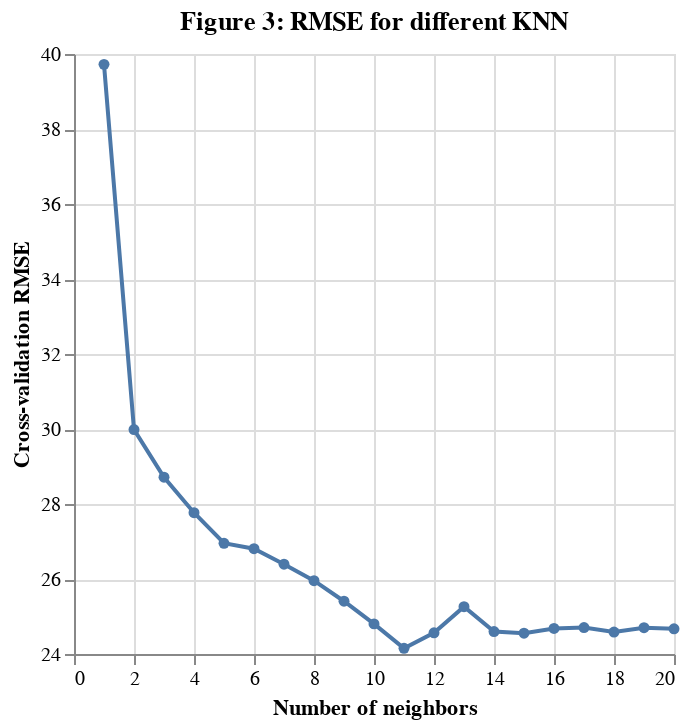

The cell this chart's notebook holds for it:
### Markdown cell above
&nbsp;&nbsp;&nbsp;&nbsp; The calculated RMSPE is 38.94 (to 2 decimal places). This means contextually that our model will on average, incorrectly predict new players' 'played_hours' by 38.94 hours.

&nbsp;&nbsp;&nbsp;&nbsp; Now, we will look at how the RMSE varies with different numbers of neighbors. We create a visualisation of each number of neighbors and its corresponding RMSE value. The code is similar to our previous visualisations in setting the x and y axes and titles, but here, we create a line chart and do not need a legend or colour.

### Code cell
analysis_vis = alt.Chart(results).mark_line(point=True).encode(
    x=alt.X("n_neighbors").title("Number of neighbors"),
    y=alt.Y("mean_test_score")
        .scale(zero=False)
        .title("Cross-validation RMSE")
).properties(
    title="Figure 3: RMSE for different KNN"
)

analysis_vis

### Figure 1 — Vega-Lite specification as saved in the notebook (floating-point values rounded to 4 significant figures)
{"config": {"view": {"continuousWidth": 300, "continuousHeight": 300}}, "data": {"name": "data-ca667b76942413ecc79778f9984644e1"}, "mark": {"type": "line", "point": true}, "encoding": {"x": {"field": "n_neighbors", "title": "Number of neighbors", "type": "quantitative"}, "y": {"field": "mean_test_score", "scale": {"zero": false}, "title": "Cross-validation RMSE", "type": "quantitative"}}, "title": "Figure 3: RMSE for different KNN", "$schema": "https://vega.github.io/schema/vega-lite/v5.20.1.json", "datasets": {"data-ca667b76942413ecc79778f9984644e1": [{"n_neighbors": 1, "mean_test_score": 39.72, "sem_test_score": 2.053}, {"n_neighbors": 2, "mean_test_score": 29.98, "sem_test_score": 4.181}, {"n_neighbors": 3, "mean_test_score": 28.71, "sem_test_score": 4.453}, {"n_neighbors": 4, "mean_test_score": 27.77, "sem_test_score": 5.054}, {"n_neighbors": 5, "mean_test_score": 26.95, "sem_test_score": 5.601}, {"n_neighbors": 6, "mean_test_score": 26.81, "sem_test_score": 5.515}, {"n_neighbors": 7, "mean_test_score": 26.4, "sem_test_score": 5.616}, {"n_neighbors": 8, "mean_test_score": 25.95, "sem_test_score": 5.865}, {"n_neighbors": 9, "mean_test_score": 25.41, "sem_test_score": 5.891}, {"n_neighbors": 10, "mean_test_score": 24.8, "sem_test_score": 5.484}, {"n_neighbors": 11, "mean_test_score": 24.15, "sem_test_score": 5.557}, {"n_neighbors": 12, "mean_test_score": 24.57, "sem_test_score": 5.461}, {"n_neighbors": 13, "mean_test_score": 25.26, "sem_test_score": 5.194}, {"n_neighbors": 14, "mean_test_score": 24.6, "sem_test_score": 5.229}, {"n_neighbors": 15, "mean_test_score": 24.56, "sem_test_score": 5.298}, {"n_neighbors": 16, "mean_test_score": 24.68, "sem_test_score": 5.334}, {"n_neighbors": 17, "mean_test_score": 24.7, "sem_test_score": 5.397}, {"n_neighbors": 18, "mean_test_score": 24.59, "sem_test_score": 5.49}, {"n_neighbors": 19, "mean_test_score": 24.7, "sem_test_score": 5.544}, {"n_neighbors": 20, "mean_test_score": 24.67, "sem_test_score": 5.626}]}}
